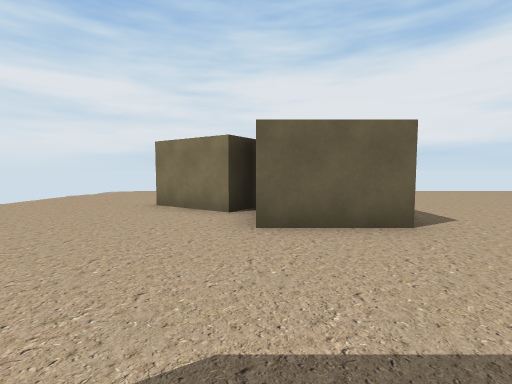
[1] (above)

16 first-person views from a walk through a 3-D level made in the Unity game engine. The camera is 1.4 m above the floor, tilts 4° down and sees 85° across. The floor is counted in squares, 2 m on a side. Each view is taken from the middle of a square. On the plan, view 1 faces up. The plan holds only what a view shows up to about 9 squares ahead; the rest is blank. The place goes on beyond the plan.

[2]
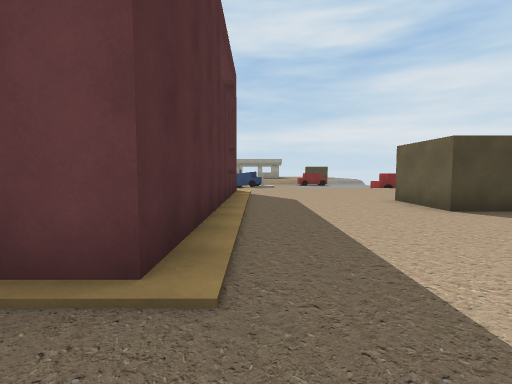

[3]
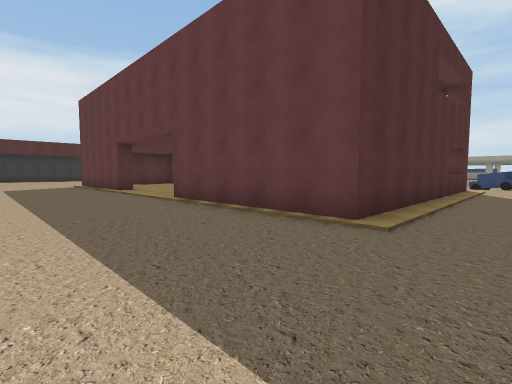

[4]
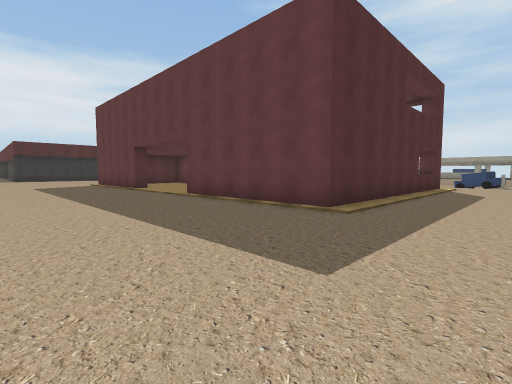

[5]
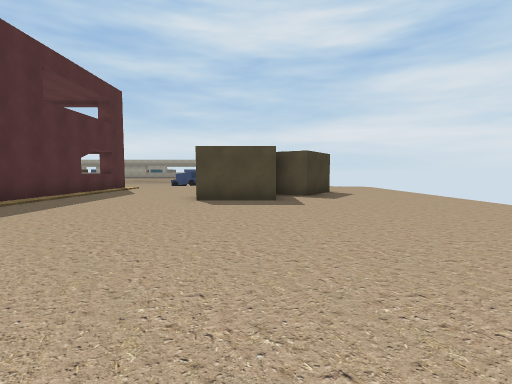

[6]
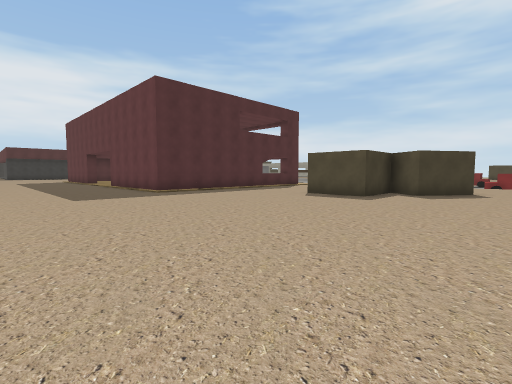

[7]
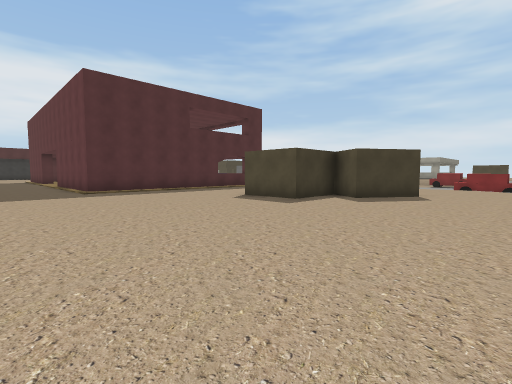

[8]
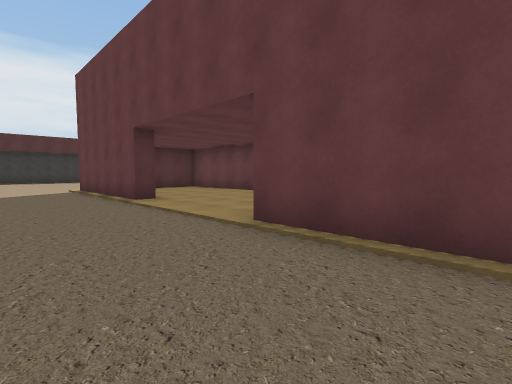

[9]
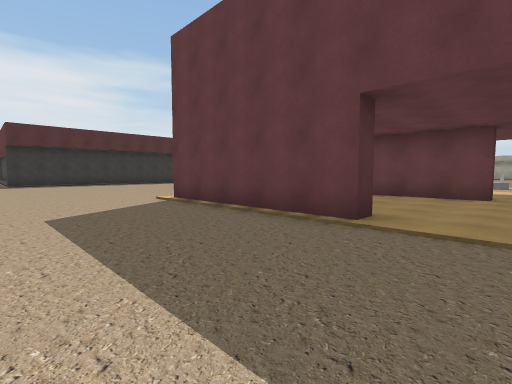

[10]
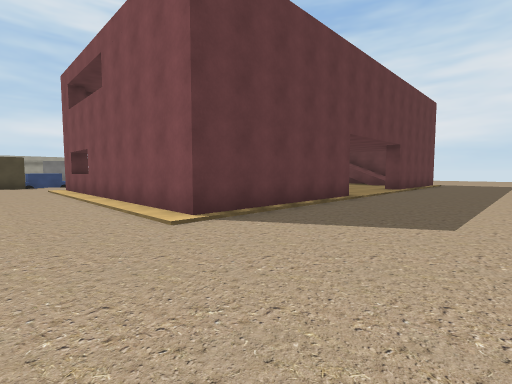

[11]
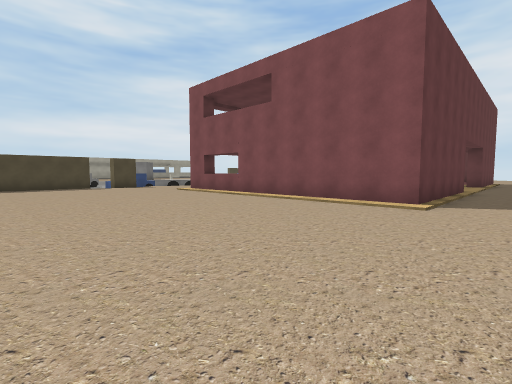

[12]
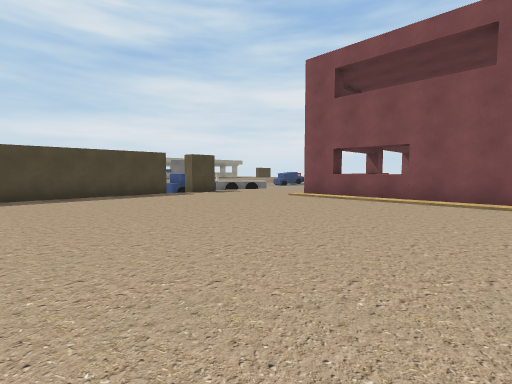

[13]
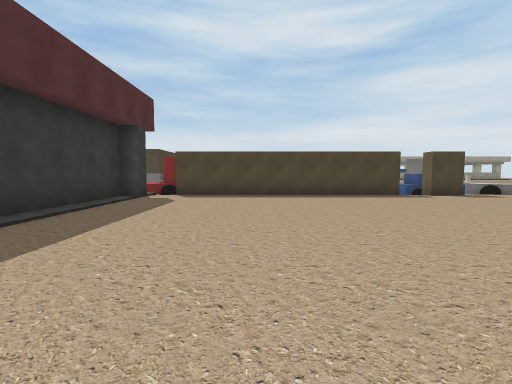

[14]
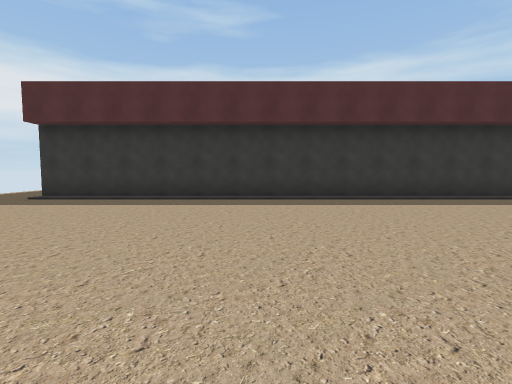

[15]
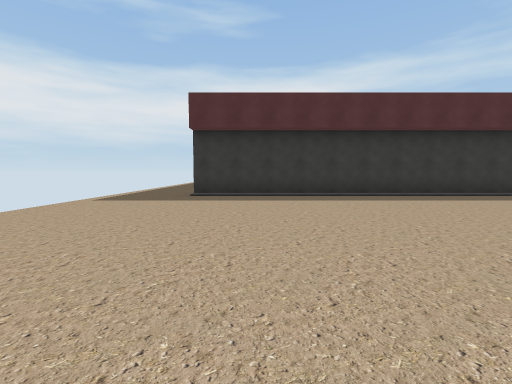

[16]
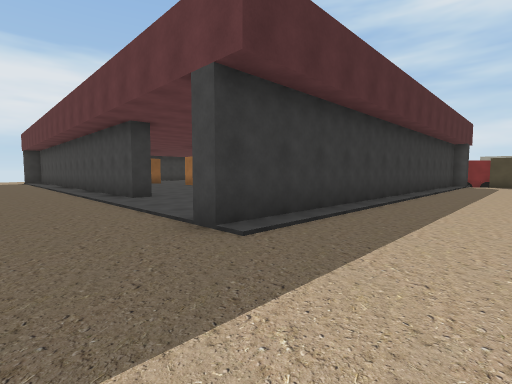

### Floor plan
Key: @ floor where view 1 was taken; # wall or solid block; . floor; / step, stairs or slope; B building.
Columns run from 7 left of view 1 to 10 right of it. Each row starts with its distance up from view 1.
 10       ..........
  9   ................
  8   ................
  7   ....##..........
  6   ...###..........
  5   .....###........
  4    ....###........
  3     ..............
  2      .............
  1      .............
  0      ..@..........
 -1      BBBBBBBB.....
 -2             B.....
 -3             B.....
 -4             B.....
 -5             B.....
 -6              .....
 -7              .....
 -8              ....
 -9         B    ....
-10         B   B....
-11         B   B....
-12         B   B....
-13     B   B   B....
-14     BBBBBBBBB....
-15 .. ..............
-16 #................
-17 /................
-18 #...............
-19 #...............
-20 #................
-21 #.................
-22 #.................
-23 #.................
-24 #.................
-25 /.................
-26  ##############...
-27               ....
-28               ....
-29              .....
-30              .....
-31              .#...
-32               #...

Positions as (right, up) in squares from view 1, and headings:
1: (0, 0), facing up
2: (7, 0), facing left
3: (9, 1), facing down-left
4: (10, 2), facing down-left
5: (9, 5), facing left
6: (10, 9), facing down-left
7: (8, 10), facing down-left
8: (8, -3), facing down-left
9: (9, -8), facing down-left
10: (9, -17), facing up-left
11: (7, -21), facing up-left
12: (2, -22), facing up-left
13: (2, -22), facing left
14: (2, -18), facing down
15: (6, -17), facing down
16: (10, -23), facing down-left
